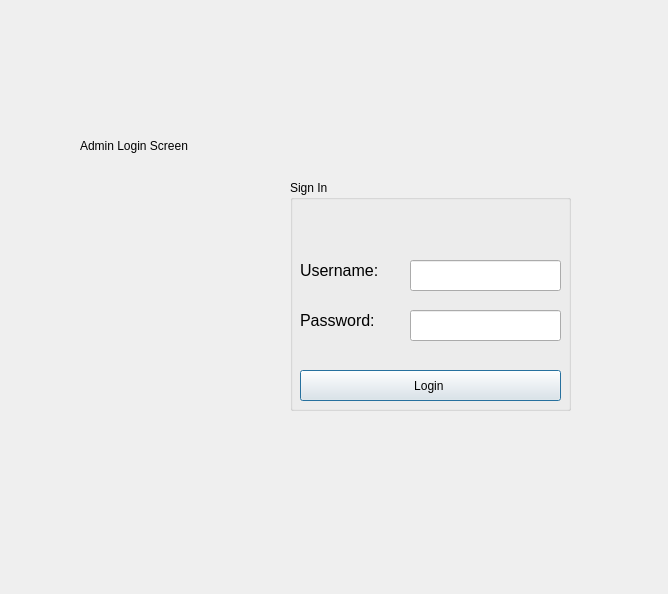
<?xml version="1.0" encoding="UTF-8"?>
<ui version="4.0">
 <class>login_screen</class>
 <widget class="QDialog" name="login_screen">
  <property name="geometry">
   <rect>
    <x>0</x>
    <y>0</y>
    <width>668</width>
    <height>594</height>
   </rect>
  </property>
  <property name="windowTitle">
   <string>Dialog</string>
  </property>
  <widget class="QLabel" name="label_3">
   <property name="geometry">
    <rect>
     <x>80</x>
     <y>100</y>
     <width>361</width>
     <height>91</height>
    </rect>
   </property>
   <property name="text">
    <string>Admin Login Screen </string>
   </property>
  </widget>
  <widget class="QGroupBox" name="groupBox">
   <property name="geometry">
    <rect>
     <x>290</x>
     <y>180</y>
     <width>281</width>
     <height>231</height>
    </rect>
   </property>
   <property name="title">
    <string>Sign In </string>
   </property>
   <widget class="QLabel" name="label">
    <property name="geometry">
     <rect>
      <x>10</x>
      <y>70</y>
      <width>121</width>
      <height>41</height>
     </rect>
    </property>
    <property name="font">
     <font>
      <pointsize>12</pointsize>
     </font>
    </property>
    <property name="text">
     <string>Username:</string>
    </property>
   </widget>
   <widget class="QLabel" name="label_2">
    <property name="geometry">
     <rect>
      <x>10</x>
      <y>120</y>
      <width>121</width>
      <height>41</height>
     </rect>
    </property>
    <property name="font">
     <font>
      <pointsize>12</pointsize>
     </font>
    </property>
    <property name="text">
     <string>Password:</string>
    </property>
   </widget>
   <widget class="QPushButton" name="pushButton_Login">
    <property name="geometry">
     <rect>
      <x>10</x>
      <y>190</y>
      <width>261</width>
      <height>31</height>
     </rect>
    </property>
    <property name="text">
     <string>Login </string>
    </property>
   </widget>
   <widget class="QLineEdit" name="userName">
    <property name="geometry">
     <rect>
      <x>120</x>
      <y>80</y>
      <width>151</width>
      <height>31</height>
     </rect>
    </property>
   </widget>
   <widget class="QLineEdit" name="passWord">
    <property name="geometry">
     <rect>
      <x>120</x>
      <y>130</y>
      <width>151</width>
      <height>31</height>
     </rect>
    </property>
   </widget>
  </widget>
 </widget>
 <resources/>
 <connections/>
</ui>
